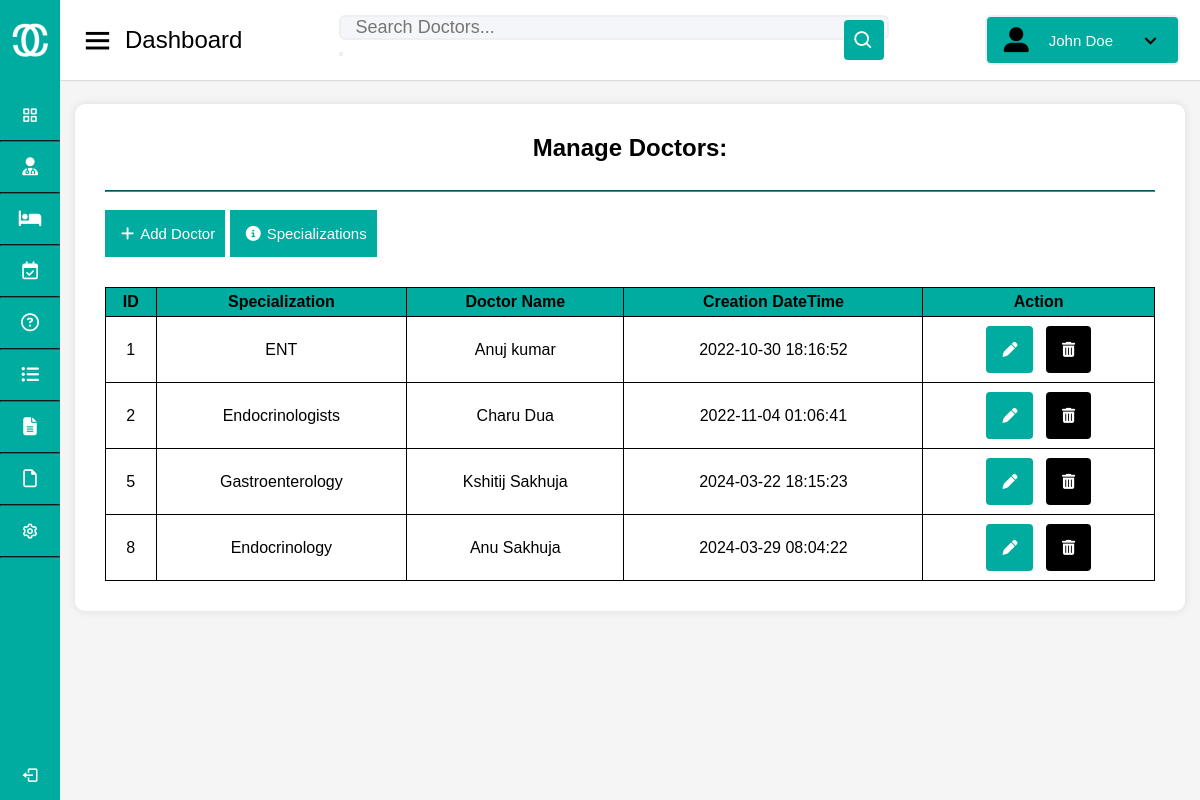
The app's page /Admin/doctors.php with its own data.
### tables this page shows
CREATE TABLE `doctors` (
  `id` int(11) NOT NULL,
  `specialization` varchar(255) DEFAULT NULL,
  `doctorName` varchar(255) DEFAULT NULL,
  `address` longtext DEFAULT NULL,
  `docFees` varchar(255) DEFAULT NULL,
  `contactno` bigint(11) DEFAULT NULL,
  `docEmail` varchar(255) DEFAULT NULL,
  `password` varchar(255) DEFAULT NULL,
  `creationDate` timestamp NULL DEFAULT current_timestamp(),
  `updationDate` timestamp NULL DEFAULT NULL ON UPDATE current_timestamp()
);

### Admin/doctors.php (the view, shortened to what this page needs)
<!DOCTYPE html>
<html lang="en" dir="ltr">
  <head>
    <link rel="stylesheet" href="style.css" />
    <link href="https://unpkg.com/boxicons@2.0.7/css/boxicons.min.css" rel="stylesheet" />
  </head>
  <body onload="onload()">
    <div class="sidebar">
      <div class="logo-details">
        <img src="logo.png" alt="logo">
        <span class="logo_name">CureConnect</span>
      </div>
      <ul class="nav-links">
        <li>
          <a href="index.html" >
            <i class="bx bx-grid-alt"></i>
            <span class="links_name">Dashboard</span>
          </a>
        </li>
        <hr>
        <li>
          <a href="doctors.php">
            <i class="fa-solid fa-user-doctor"></i>
            <span class="links_name">Doctors</span>
          </a>
          </li>
          <hr>
        <li>
          <a href="patients.php">
            <i class="fa-solid fa-bed"></i>
            <span class="links_name">Patients</span>
          </a>
        </li>
        <hr>
        <li>
          <a href="appointments.html">
            <i class="fa-regular fa-calendar-check"></i>
            <span class="links_name">Appointments</span>
          </a>
        </li>
        <hr>
        <li>
          <a href="queries.html">
            <i class="fa-regular fa-circle-question"></i>
            <span class="links_name">Queries</span>
          </a>
        </li>
        <hr>
        <li>
          <a href="session-logs.html">
            <i class="fa-solid fa-list-ul"></i>
            <span class="links_name">Session logs</span>
          </a>
        </li>
        <hr>
        <li>
          <a href="report.html">
            <i class="fa-solid fa-file-lines"></i>
            <span class="links_name">Reports</span>
          </a>
        </li>
        <hr>
        <li>
          <a href="pages.html">
            <i class="fa-regular fa-file"></i>
            <span class="links_name">Pages</span>
          </a>
        </li>
        <hr>
        <li>
          <a href="settings.html">
            <i class="bx bx-cog"></i>
            <span class="links_name">Settings</span>
          </a>
        </li>
        <hr>
        <li class="log_out">
          <a href="#">
            <i class="bx bx-log-out"></i>
            <span class="links_name">Log out</span>
          </a>
        </li>
      </ul>
    </div>
    <section class="home-section">
      <nav>
        <div class="sidebar-button">
          <i class="bx bx-menu sidebarBtn"></i>
          <span class="dashboard">Dashboard</span>
        </div>
        <div class="search-box">
          <form action="#" method="post">
            <input type="text" id="doct_search" name="doct_search" placeholder="Search Doctors..." />
            <button type="submit" name="submit_search"><i class="bx bx-search"></i></button>
          </form>
        </div>
        <button class="profile-details dropbtn dropdown" onclick="toggleDropdown()">
          <i class="fa-solid fa-user-large"></i>
          <span class="admin_name">John Doe</span>
          <i class="bx bx-chevron-down"></i>
        </button>
      </nav>
      <div class="home-content">
              <div class="main ">
                <div class="main-head">
<div id="results">
  <div class = 'searchresults'>
    <h1><center>Manage Doctors:</center><br><hr></h1><br>
    <a href="add-doctor.html"><button><i class="fa-solid fa-plus"></i>Add Doctor</button></a>
            <a href="specializations.html"><button><i class="fa-solid fa-circle-info"></i>Specializations</button></a>
            <?php
      $servername = "localhost";
      $username = "root";
      $password = "";
      $dbname = "hms";
      $conn = new mysqli($servername, $username, $password, $dbname);
      if (isset($_POST['doct_search'])) {
          $doctor = $_POST['doct_search'];
          $sql = "SELECT * FROM doctors WHERE doctorName LIKE '%$doctor%'";
      } else {
          $sql = "SELECT * FROM doctors";
      }
      $result = $conn->query($sql);
      echo '<table>
              <tr>
                <th>ID</th>
                <th>Specialization</th>
                <th>Doctor Name</th>
                <th>Creation DateTime</th>
                <th>Action</th>
              </tr>';
        if ($result->num_rows > 0) {
          while ($row = $result->fetch_assoc()) {
            echo '<tr>
                      <td>' . $row["id"] . '</td>
                      <td>' . $row["specialization"] . '</td>
                      <td>' . $row["doctorName"] . '</td>
                      <td>' . $row["creationDate"] . '</td>
                      <td>
                          <button class="edit"><i class="fas fa-pen"></i></button>
                          <button class="delete"><i class="fas fa-trash-alt"></i></button>
                      </td>
                    </tr>';
          }
        } else {
          echo "<tr><td colspan='4'>No results found</td></tr>";
        }
        echo '</table>';
      ?>
  </div>
              </div>
              </div>
  </body>
</html>

### Admin/style.css (style rules this page uses)
:root { --light-primary-color: white; --light-secondary-color: #6c757d; --light-main-color: #00ab9f; }
* { margin: 0; padding: 0; box-sizing: border-box; font-family: 'Poppins', sans-serif; text-decoration: none; }
.sidebar { position: fixed; height: 100%; width: 240px; background: #00ab9f; transition: all 0.5s ease; }
.light-mode .sidebar hr { border-color: #15706a; }
.sidebar .logo-details { height: 80px; display: flex; align-items: center; }
.sidebar .logo-details img { width: 40px; height: auto; margin: 10px; }
.sidebar .logo-details .logo_name { color: #fff; font-size: 24px; font-weight: 500; }
.sidebar .nav-links { margin-top: 10px; }
.sidebar .nav-links li { position: relative; list-style: none; height: 50px; }
.sidebar .nav-links li a { color: white; }
.light-mode .sidebar .nav-links li a { background-color: #00ab9f; }
.sidebar .nav-links li a { height: 100%; width: 100%; display: flex; align-items: center; }
.sidebar .nav-links li i { min-width: 60px; text-align: center; font-size: 18px; }
.sidebar .nav-links li a .links_name { font-size: 15px; font-weight: 400; white-space: nowrap; }
.sidebar .nav-links .log_out { position: absolute; bottom: 0; width: 100%; }
.light-mode .home-section { background: #f5f5f5; }
.home-section { position: relative; min-height: 100vh; width: calc(100% - 240px); left: 240px; transition: all 0.5s ease; }
.light-mode .home-section nav { background: #fff; }
.home-section nav { display: flex; justify-content: space-between; height: 80px; display: flex; align-items: center; position: fixed; width: calc(100% - 240px); left: 240px; z-index: 100; padding: 0 20px; box-shadow: 0 1px 1px rgba(0, 0, 0, 0.1); transition: all 0.5s ease; }
.home-section nav .sidebar-button { display: flex; align-items: center; font-size: 24px; font-weight: 500; }
nav .sidebar-button i { font-size: 35px; margin-right: 10px; }
.home-section nav .search-box { position: relative; height: 50px; max-width: 550px; width: 100%; margin: 0 20px; }
.light-mode nav .search-box input { background: #F5F6FA; border: 2px solid #EFEEF1; }
nav .search-box input { height: 100%; width: 100%; outline: none; border-radius: 6px; font-size: 18px; padding: 0 15px; }
.light-mode nav .search-box .bx-search { background: #00ab9f; }
nav .search-box .bx-search { position: absolute; height: 40px; width: 40px; right: 5px; top: 50%; transform: translateY(-50%); border-radius: 4px; line-height: 40px; text-align: center; color: #fff; font-size: 22px; transition: all 0.4 ease; }
.profile-details { position: relative; }
.dropbtn { cursor: pointer; }
.light-mode .home-section nav .profile-details { background: #00ab9f; border-color: #EFEEF1; }
.home-section nav .profile-details { display: flex; align-items: center; color: white; border: 2px solid; border-radius: 6px; height: 50px; min-width: 190px; padding: 0 15px 0 2px; justify-content: space-between; }
nav .profile-details .admin_name { font-size: 15px; font-weight: 500; margin: 0 10px; white-space: nowrap; padding-left: 10px; }
nav .profile-details i { padding-left: 15px; font-size: 25px; color: black; }
.home-section .home-content { position: relative; padding-top: 104px; }
@media (max-width: 1240px) { .sidebar { width: 60px; } }
@media (max-width: 1240px) { .home-section { width: calc(100% - 60px); left: 60px; } }
@media (max-width: 1240px) { .home-section nav { width: calc(100% - 60px); left: 60px; } }
.light-mode .main { background-color: white; }
.main { margin: 15px; margin-top: 0; padding: 30px; box-shadow: 0px 0px 10px rgba(0, 0, 0, 0.1); border-radius: 10px; }
.light-mode .main button { background-color: #00ab9f; color: white; }
.main button { font-size: 15px; font-weight: 500; border: none; padding: 10px; grid-column: span 2; }
.main hr { border-color: #00ab9f; }
.main-head { display: block; width: 100%; }
.main table { width: 100%; border-collapse: collapse; }
.main th, .main td { border: 1px solid black; padding: 5px; text-align: center; text-overflow: auto; padding: 5px; white-space: nowrap; }
.main th { background-color: #00ab9f; color: black; }
.main tr button { ; padding: 3px auto auto; border: none; border-radius: 4px; margin: 4px; }
.light-mode .main tr button.delete { background-color: black; }
.main-head button { margin-bottom: 30px; }
.main-head i { padding: 6px; }

### records on screen
doctors: id "1", specialization "ENT", doctorName "Anuj kumar", creationDate "2022-10-30 18:16:52"
doctors: id "2", specialization "Endocrinologists", doctorName "Charu Dua", creationDate "2022-11-04 01:06:41"
doctors: id "5", specialization "Gastroenterology", doctorName "Kshitij Sakhuja", creationDate "2024-03-22 18:15:23"
doctors: id "8", specialization "Endocrinology", doctorName "Anu Sakhuja", creationDate "2024-03-29 08:04:22"
